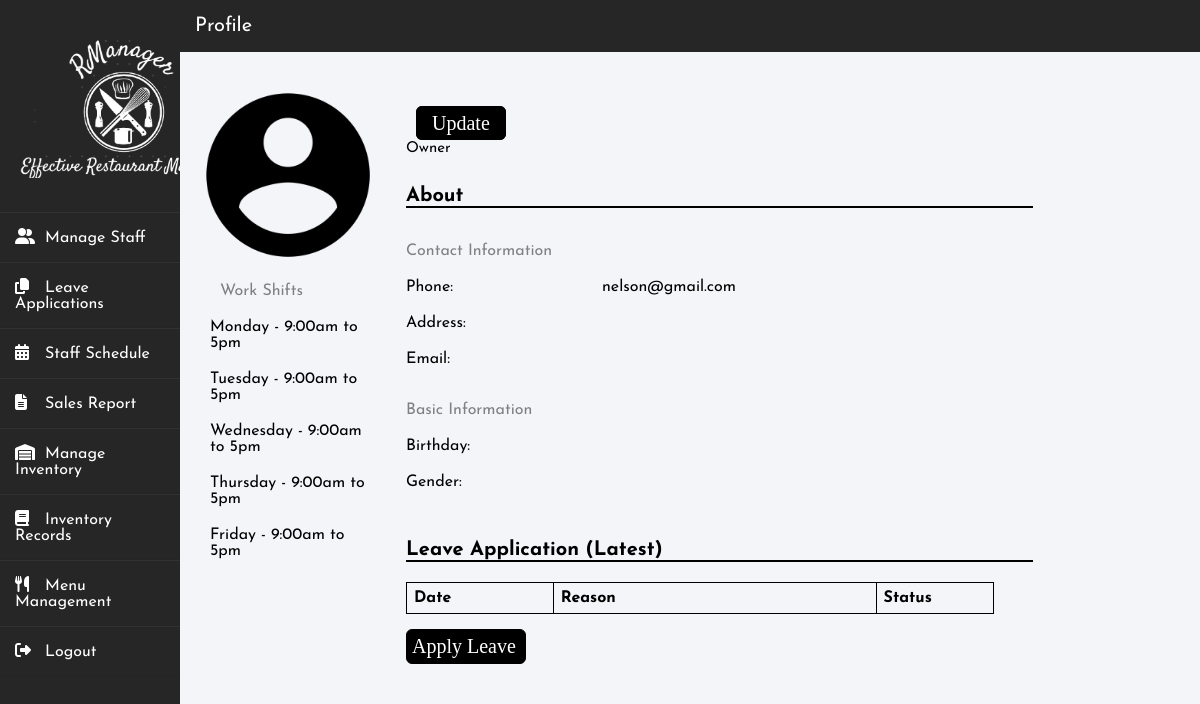
Before: /profile-staff.php (signed in) with the older database file.
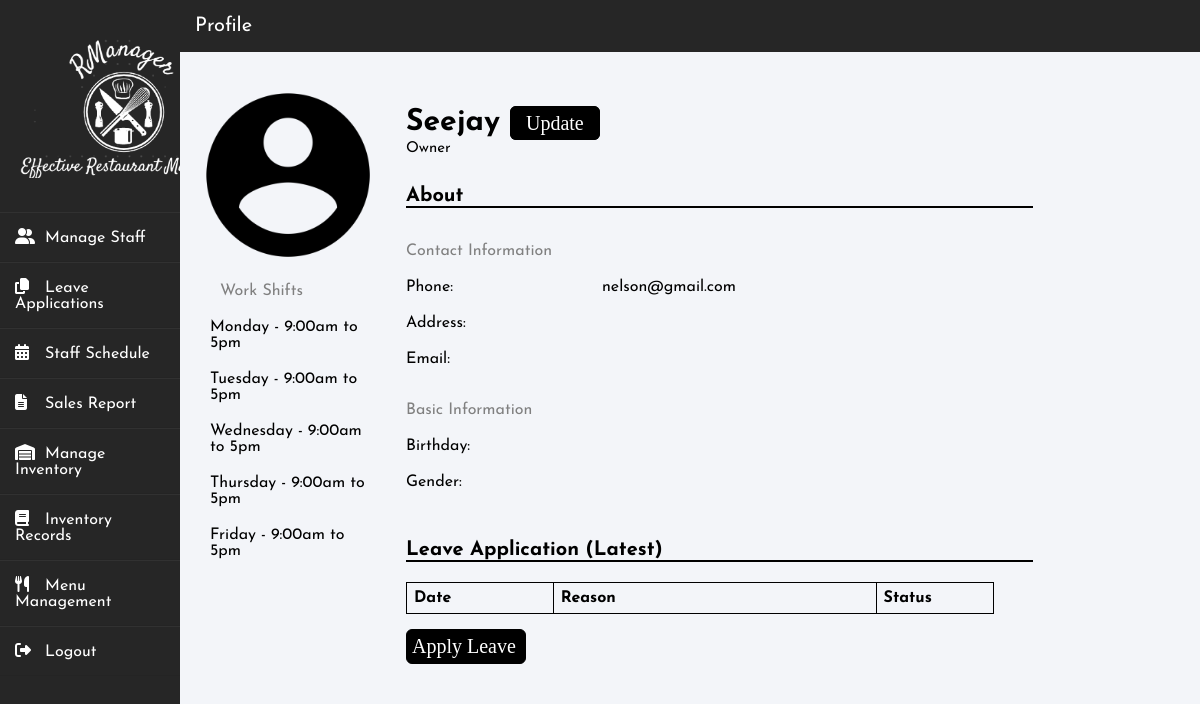
After: the same page with the newer database file.
### tables this page shows
CREATE TABLE IF NOT EXISTS `staff` (
  `Staff_ID` int(11) NOT NULL AUTO_INCREMENT,
  `name` varchar(50) DEFAULT NULL,
  `email` varchar(50) DEFAULT NULL,
  `pwd` varchar(50) DEFAULT NULL,
  `gender` varchar(50) DEFAULT NULL,
  `dob` date DEFAULT NULL,
  `phone` varchar(50) DEFAULT NULL,
  `address` varchar(200) DEFAULT NULL,
  `role` varchar(50) DEFAULT NULL,
  `hourlyrate` decimal(10,2) DEFAULT NULL,
  `datejoined` date DEFAULT NULL,
  PRIMARY KEY (`Staff_ID`)
);

### profile-staff.php (the view, shortened to what this page needs)
<!DOCTYPE html>
<head>
    <link href="stylesheets/default.css" rel="stylesheet" type="text/css">
    <link href="stylesheets/profile-staff.css" rel="stylesheet" type="text/css">
</head>
<body>
    <?php include "sidebar.php"; ?>
    <?php
        require ("includes/conn.php");
        $id = $_SESSION['Staff_ID'];
        $sql = "SELECT * FROM staff WHERE Staff_ID=$id";
        $result = mysqli_query($con, $sql);
        $row = mysqli_fetch_assoc($result);
    ?>
    <div class="mainbody">
        <div class="topbar">
            <span>Profile</span>
        </div>
        <div class="main-container">
            <div class="left-container">
                <img src="images/profile.png">
                <p>Work Shifts</p>
                <ul class="shift">
                    <li>Monday - 9:00am to 5pm</li>
                    <li>Tuesday - 9:00am to 5pm</li>
                    <li>Wednesday - 9:00am to 5pm</li>
                    <li>Thursday - 9:00am to 5pm</li>
                    <li>Friday - 9:00am to 5pm</li>
                </ul>
            </div>
            <div class="right-container">
                <p class="name"><?php echo $row['name'];?><a href="updateprofile.php" class="btn" style="width: 30px; margin-left: 10px; height: 35px; font-weight: normal;" >Update</a></p>
                <p class="job-title"><?php echo $row['role'];?></p>
                <p class="section">About</p>
                <p class="title">Contact Information</p>
                <div class="content">
                    <div class="content-left">
                        <p>Phone:</p>
                        <p>Address:</p>
                        <p>Email:</p>
                    </div>
                    <div class="content-right">
                        <p><?php echo $row['email'];?></p>
                    </div>
                </div>
                <p class="title">Basic Information</p>
                <div class="content">
                    <div class="content-left">
                        <p>Birthday:</p>
                        <p>Gender:</p>
                    </div>
                    <div class="content-right">
                    </div>
                </div>
                <p class="section">Leave Application (Latest)</p>
                <table class="leavetable">
                <tr>
                    <th style="width: 25%;">Date</th>
                    <th>Reason</th>
                    <th style="width: 20%;">Status</th>
                </tr>
                </table>
                <a href="leaverequestform.php" type="submit" class="btn" style="margin: 15px 0px; height: 35px; width: 120px; padding: 5px;">Apply Leave</a>
            </div>
        </div>
    </div>
</body>

Changed rows visible on the page:
changed staff "nelson@gmail.com": name (not shown) → "Seejay"
